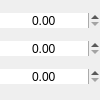
          <widget class="QWidget" name="hsl_value" native="true">
           <property name="maximumSize">
            <size>
             <width>100</width>
             <height>16777215</height>
            </size>
           </property>
           <layout class="QVBoxLayout" name="hsl_value_layout">
            <property name="spacing">
             <number>1</number>
            </property>
            <property name="leftMargin">
             <number>0</number>
            </property>
            <property name="topMargin">
             <number>1</number>
            </property>
            <property name="rightMargin">
             <number>0</number>
            </property>
            <property name="bottomMargin">
             <number>1</number>
            </property>
            <item>
             <widget class="QDoubleSpinBox" name="hsl_1_value">
              <property name="sizePolicy">
               <sizepolicy hsizetype="Preferred" vsizetype="Preferred">
                <horstretch>0</horstretch>
                <verstretch>0</verstretch>
               </sizepolicy>
              </property>
              <property name="maximumSize">
               <size>
                <width>100</width>
                <height>15</height>
               </size>
              </property>
              <property name="focusPolicy">
               <enum>Qt::WheelFocus</enum>
              </property>
              <property name="frame">
               <bool>false</bool>
              </property>
              <property name="alignment">
               <set>Qt::AlignCenter</set>
              </property>
              <property name="maximum">
               <double>100.000000000000000</double>
              </property>
             </widget>
            </item>
            <item>
             <widget class="QDoubleSpinBox" name="hsl_2_value">
              <property name="sizePolicy">
               <sizepolicy hsizetype="Preferred" vsizetype="Preferred">
                <horstretch>0</horstretch>
                <verstretch>0</verstretch>
               </sizepolicy>
              </property>
              <property name="maximumSize">
               <size>
                <width>100</width>
                <height>15</height>
               </size>
              </property>
              <property name="focusPolicy">
               <enum>Qt::WheelFocus</enum>
              </property>
              <property name="frame">
               <bool>false</bool>
              </property>
              <property name="alignment">
               <set>Qt::AlignCenter</set>
              </property>
              <property name="maximum">
               <double>100.000000000000000</double>
              </property>
             </widget>
            </item>
            <item>
             <widget class="QDoubleSpinBox" name="hsl_3_value">
              <property name="sizePolicy">
               <sizepolicy hsizetype="Preferred" vsizetype="Preferred">
                <horstretch>0</horstretch>
                <verstretch>0</verstretch>
               </sizepolicy>
              </property>
              <property name="maximumSize">
               <size>
                <width>100</width>
                <height>15</height>
               </size>
              </property>
              <property name="focusPolicy">
               <enum>Qt::WheelFocus</enum>
              </property>
              <property name="frame">
               <bool>false</bool>
              </property>
              <property name="alignment">
               <set>Qt::AlignCenter</set>
              </property>
              <property name="maximum">
               <double>100.000000000000000</double>
              </property>
             </widget>
            </item>
           </layout>
          </widget>
